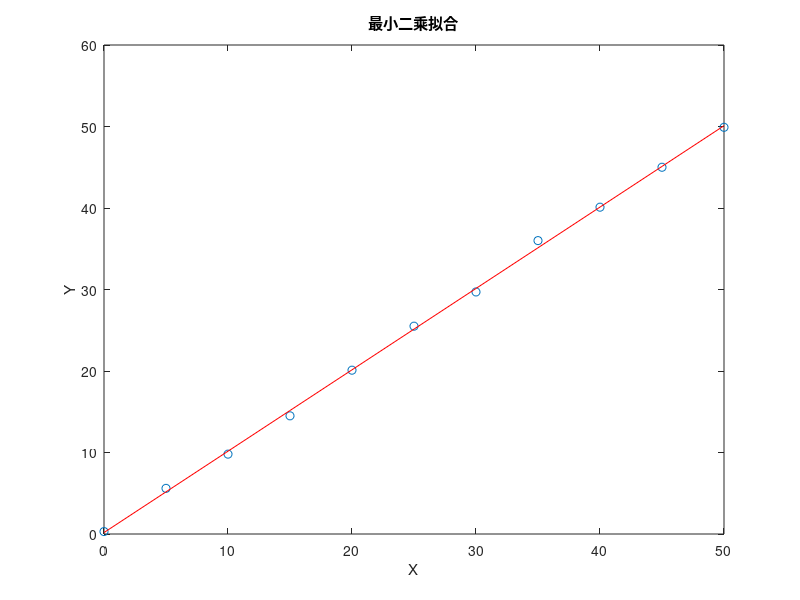

This chart was generated by the following MATLAB code:
%作者：吕丽娟
%班级：车辆2003班
%时间：2023/3/9
%第一次作业
%用最小二乘法进行线性拟合，采用解正规矩阵求解一次函数的参数方法

%设置数据样本
X = [0;5;10;15;20;25;30;35;40;45;50];
Y = [0.3;5.6;9.8;14.5;20.1;25.5;29.7;36;40.1;45;49.9];

% 构建矩阵A和向量b
A = [X ones([size(X),1])];
b = Y;

% 求解最小二乘问题Ax=b，得到最小二乘解c，
c = A\b;

% 样本点测试值
xfit = X;
yfit= c(1)*xfit + c(2);

% 计算残差并输出拟合公式
error = b - A*c;
disp(['y=' num2str(c(1)) 'x+' num2str(c(2))])
disp(['error^2=' num2str(sum(error.^2))])

% 绘制散点图和拟合直线
plot(X,Y,'o')
hold on
plot(xfit,yfit,'r')
title('最小二乘拟合')
xlabel('X')
ylabel('Y')


